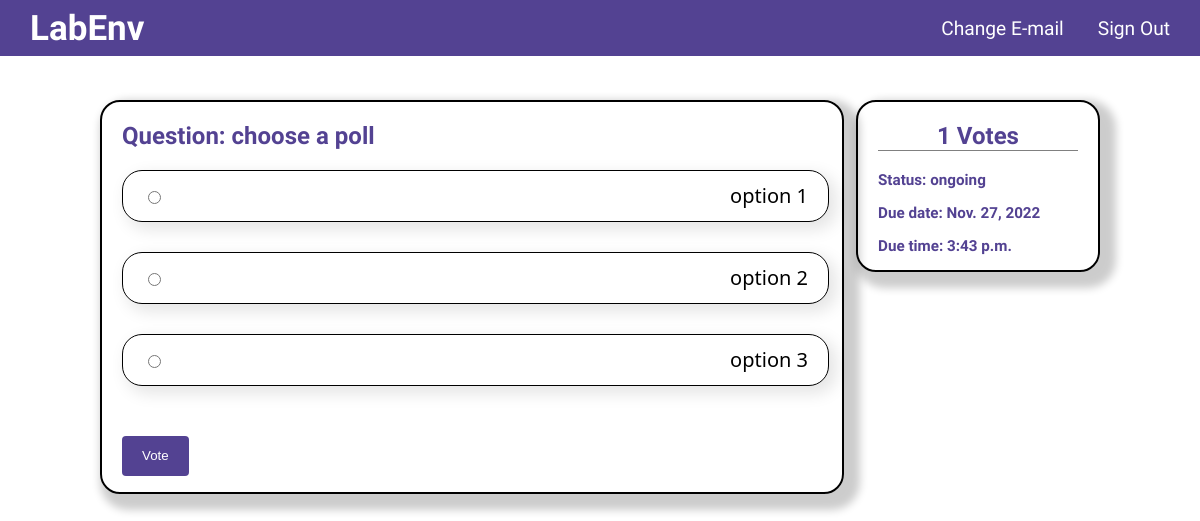
The page /lab/question/53 (signed in) on the database its author committed.
### lab/models.py (models this page shows)
class Poll(models.Model):
    assignment_in = models.OneToOneField(Assignment,on_delete=models.CASCADE,default=False)
    question = models.TextField(max_length=500)
    option_one = models.CharField(max_length=30,blank=True)
    option_two = models.CharField(max_length=30,blank=True)
    option_three = models.CharField(max_length=30,blank=True)
    option_four = models.CharField(max_length=30,blank=True)
    option_five = models.CharField(max_length=30,blank=True)
    option_one_count = models.IntegerField(default=-1)
    option_two_count = models.IntegerField(default=-1)
    option_three_count = models.IntegerField(default=-1)
    option_four_count = models.IntegerField(default=-1)
    option_five_count = models.IntegerField(default=-1)

class Assignment(models.Model):
    class_in = models.ForeignKey(ClassRoom,on_delete=models.CASCADE)
    type = models.CharField(max_length=100,default="Question")
    created = models.DateTimeField(auto_now_add=True)
    updated = models.DateTimeField(auto_now=True)
    due_date = models.DateField(blank=True)
    due_time = models.TimeField(default=False,blank=True)
    status = models.CharField(default='ongoing',max_length=20)
    question = models.TextField(max_length=500)
    class Meta:
        ordering = ['-created']

### lab/views.py (the view, shortened to what this page needs)
# urls.py: path('question/<str:pk>', views.question, name='question'),
@login_required(login_url='/accounts/login')
def question(request,pk):
    assignment = Assignment.objects.get(id=pk)
    answers = assignment.answer_set.all()
    can_edit_marks = True if request.user == assignment.class_in.host else False
    poll=None
    voters=[]
    code = ""
    marks = 0
    if assignment.type == 'poll':
        poll = assignment.poll
        voters = poll.voter_set.all()
    form = add_answer_form()
    vote_list = []
    for voter in voters:
        vote_list.append(voter.voter)
    return render(request, 'lab/question.html',{'assignment':assignment,'form':form,'answers':answers,'poll':poll,"voters":vote_list,"voters_":voters})

### lab/forms.py
class add_answer_form(forms.Form):
    answer = forms.CharField(widget=forms.Textarea(
        attrs={ 'placeholder': 'Add an answer','class':'answer_text_area'}))

### templates/lab/question.html (shortened to what this page needs)
{% extends "account/base.html" %}
{% load static %}
{% block content %}
<div class='answers'>
    <div class='answer_div'>
        {% if assignment.type|lower == "poll"|lower %}
        <div class="answer_area">
            <h2 class='heading'>Question: {{ poll.question }}</h2>
                {% if user not in voters and assignment.status|lower == "ongoing"|lower and user != assignment.class_in.host %}
                    <form method="post" action="{% url 'vote' pk=poll.id %}" class="loginform">
                        {% if poll.option_one %}
                            <div class="vote">
                                <input type="radio" name="poll" value="option1">
                                <label class="poll_label">
                                    {{ poll.option_one }}
                                </label>
                            </div>
                        {% endif %}
                        {% if poll.option_two %}
                            <div class="vote">
                                <input type="radio" name="poll" value="option2">
                                <label class="poll_label">
                                    {{ poll.option_two }}
                                </label>
                            </div>
                        {% endif %}
                        {% if poll.option_three %}
                            <div class="vote">
                                <input type="radio" name="poll" value="option3">
                                <label class="poll_label">
                                    {{ poll.option_three }}
                                </label>
                            </div>
                        {% endif %}
                        <button type='submit' ><span>Vote</span></button>
                    </form>
                {% endif %}
            </div>
        {% endif %}
        {% if assignment.type|lower == "poll"|lower %}
        <div class='answer_desc'>
            <h2 class='heading'>{{voters_.count}} Votes</h2>
            <div>
                <h3>Status: {{ assignment.status }}</h3>
                <h3>Due date: {{ assignment.due_date }}</h3>
                <h3>Due time: {{ assignment.due_time }}</h3>
            </div>
        </div>
        {% endif %}
    </div>
</div>
{% endblock %}

### assets/accounts/styles.css (style rules this page uses)
body { margin: 0; margin-top: 55px; background-color: white; font-family: 'Ubuntu', sans-serif; }
.loginform { display:grid; }
.loginform > button { width:max-content; padding-left: 20px; padding-right: 20px; margin-top: 20px; margin-left: 0%; border: none; border-radius: 4px; height: 40px; background-color: #534292; color:white; }
.heading { color: #534292; font-size: x-large; font-family: 'Ubuntu', sans-serif; }
.answer_div { display: flex; flex-direction: row; height: auto; margin: 100px 100px 30px 100px; justify-content: space-between; }
.answer_area, .answer_desc { border: 2px solid black; border-radius: 20px; padding: 0 20px 0 20px; box-shadow: 8px 8px 8px 8px rgba(0, 0, 0, 0.2); }
.answer_area { width: 70%; display: flex; flex-direction: column; }
.answer_desc { height: 26%; width: 20%; }
.answer_desc > h2 { text-align: center; border-bottom: 1px solid grey; }
.answer_desc > div { justify-content: space-evenly; color: #534292; font-size: small; font-family: 'Ubuntu', sans-serif; }
.vote { width: 95%; display: flex; justify-content: space-between; border: 1px solid black; border-radius: 20px; padding: 0 20px 0 20px; box-shadow: 6px 6px 16px 2px rgba(0, 0, 0, 0.1); margin-bottom: 30px; height: 50px; align-items: center; }
.poll_label { font-family: 'Segoe UI', Tahoma, Geneva, Verdana, sans-serif; font-size: 20px; }

### rows shown on the page
Poll: question "choose a poll", option_one "option 1", option_two "option 2", option_three "option 3"
Assignment: status "ongoing", due_date "Nov. 27, 2022", due_time "3:43 p.m."

### other values the page prints
{{ voters_.count }} "1"
